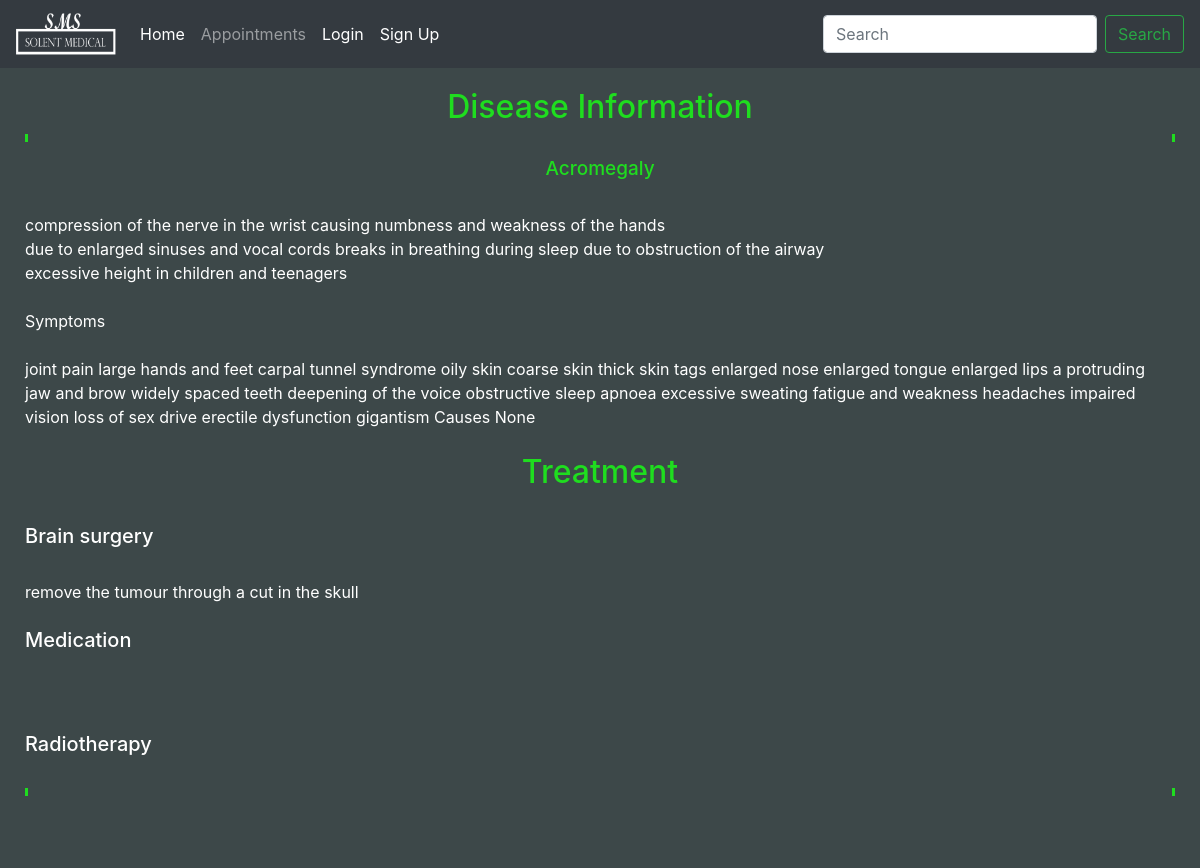
Page /SMS/Views/DiseaseInfo.php?dID=5 on the committed database.
### tables this page shows
CREATE TABLE `disease` (
  `DiseaseID` int(11) NOT NULL,
  `DiseaseName` varchar(255) NOT NULL,
  `Causes` text NOT NULL,
  `Symptoms` text NOT NULL,
  `Description` text NOT NULL,
  `Treatment1` text NOT NULL,
  `Treatment2` varchar(255) NOT NULL,
  `Treatment3` varchar(255) NOT NULL,
  `BodyArea` text NOT NULL,
  `Gender` enum('M','F') NOT NULL
);

CREATE TABLE `treatment` (
  `ID` int(11) NOT NULL,
  `TreatmentName` varchar(200) NOT NULL,
  `Description` text NOT NULL
);

### SMS/DAO/DiseaseDao.php (called while the page is built, shortened)
<?php
include("../Models/Disease.php");
class DiseaseDao
{
    private $table, $conn;
    public function __construct($conn, $t)
    {
        $this->conn = $conn;
        $this->table = $t;
    }
    public function findDiseaseByID($ID) {
        $stmt = $this->conn->query("SELECT * FROM ".  $this->table .  " WHERE DiseaseID = '$ID' ");
        $row = $stmt->fetch();
        return new Disease($row["DiseaseID"], $row["DiseaseName"],$row["Causes"], $row["Symptoms"], $row["Description"], $row["Treatment1"], $row["Treatment2"], $row["Treatment3"], $row["BodyArea"]);
    }
}
?>

### SMS/Models/Disease.php (called while the page is built, shortened)
<?php
class Disease{
	private $DiseaseID, $DiseaseName, $Causes, $Symptoms, $Description,
	$Treatment1,$Treatment2,$Treatment3, $BodyArea;
	public function __construct($DisID, $DisName, $C, $Symp, $SympDesc, $Treat1,$Treat2,$Treat3, $BArea)
	{
		$this->DiseaseName = $DisName;
		$this->Causes= $C;
		$this->Symptoms = $Symp;
		$this->Description = $SympDesc;
		$this->Treatment1 = $Treat1;
		$this->Treatment2 = $Treat2;
		$this->Treatment3 = $Treat3;
	}
	public function getDiseaseName(){
		return $this->DiseaseName;
	}
	public function getCauses(){
		return $this->Causes;
	}
	public function getSympton(){
		return $this->Symptoms;
	}
	public function getDescription(){
		return $this->Description;
	}
	public function getTreatment1(){
		return $this->Treatment1;
	}
	public function getTreatment2(){
		return $this->Treatment2;
	}
	public function getTreatment3(){
		return $this->Treatment3;
	}
}
?>

### SMS/DAO/TreatmentDao.php (called while the page is built)
<?php
include("../Models/Treatment.php");
class TreatmentDao
{
    private $table, $conn;
    public function __construct($conn, $t)
    {
        $this->conn = $conn;
        $this->table = $t;
    }
    public function findTreatmentByName($TreatName) {
        $stmt = $this->conn->query("SELECT * FROM ".  $this->table .  " WHERE TreatmentName LIKE '%$TreatName' ");
        $row = $stmt->fetch();
        return new Treatment($row["ID"], $row["TreatmentName"],$row["Description"]);
    }
}
?>

### SMS/Models/Treatment.php (called while the page is built, shortened)
<?php
class Treatment
{
    private $ID, $TreatmentName, $Description;
    public function __construct($Tid, $Tname, $Desc)
    {
        $this->Description = $Desc;
    }
    public function getDescription()
    {
        return $this->Description;
    }
}
?>

### SMS/Controller/InformationLibrary.php (the view, shortened to what this page needs)
<?php
include("../DAO/DiseaseDao.php");
include("../DAO/TreatmentDao.php");
    function getDiseaseInfo($ID)
    {
         try{
            $conn = connect();
            $conn->setAttribute(PDO::ATTR_ERRMODE,PDO::ERRMODE_EXCEPTION);
            $dao = new DiseaseDao($conn, "Disease");
            $dao2 = new TreatmentDao($conn, "Treatment");
            $diseaseR = $dao->findDiseaseByID($ID);
            echo "<p>";
            echo "<h4>".$diseaseR->getDiseaseName()." </h4><br> " .$diseaseR->getDescription(). " <br/><br>";
            echo "Symptoms <br> <br> " . $diseaseR->getSympton();
            echo "Causes " . $diseaseR->getCauses(). "<br><br>";
            echo "<h2> Treatment </h2> <br>";
            echo "<h5> ". $diseaseR->getTreatment1() . " </h5><br>";
            $Treat1info = $dao2->findTreatmentByName($diseaseR->getTreatment1());
            echo $Treat1info->getDescription() . "<br><br>";
            echo "<h5> ". $diseaseR->getTreatment2() . " </h5><br>";
            $Treat2info = $dao2->findTreatmentByName($diseaseR->getTreatment2());
            echo $Treat2info->getDescription() . "<br><br>";
            echo "<h5> " . $diseaseR->getTreatment3() . " </h5><br>";
            echo "</p>";
            }
            catch(PDOException $e)
            {
             echo "Error: $e";
            }
    }
?>

### SMS/Views/Maincss.css (style rules this page uses)
html { background-color: #3d4849; }
#main p { border-right-style: solid; border-left-style: solid; border-color: rgb(31, 221, 31); padding: 4px; }
#main h2 { color: rgb(31, 221, 31); text-align: center; }
#main h4 { color: rgb(31, 221, 31); font-size: 19px; text-align: center; }

### rows in the picture
disease: DiseaseName "Acromegaly", Description "compression of the nerve in the wrist causing numbness and weakness of the hands due to enlarged sinuses and vocal cords breaks in breathing during sleep due to obstruction of the airway excessive height in children and teenagers", Symptoms "joint pain large hands and feet carpal tunnel syndrome oily skin coarse skin thick skin tags enlarged nose enlarged tongue enlarged lips a protruding jaw and brow widely spaced teeth deepening of the voice obstructive sleep apnoea excessive sweating fatigue and weakness headaches impaired vision loss of sex drive erectile dysfunction gigantism", Causes "None", Treatment1 "Brain surgery", Treatment2 "Medication", Treatment3 "Radiotherapy"
treatment: Description "remove the tumour through a cut in the skull"
